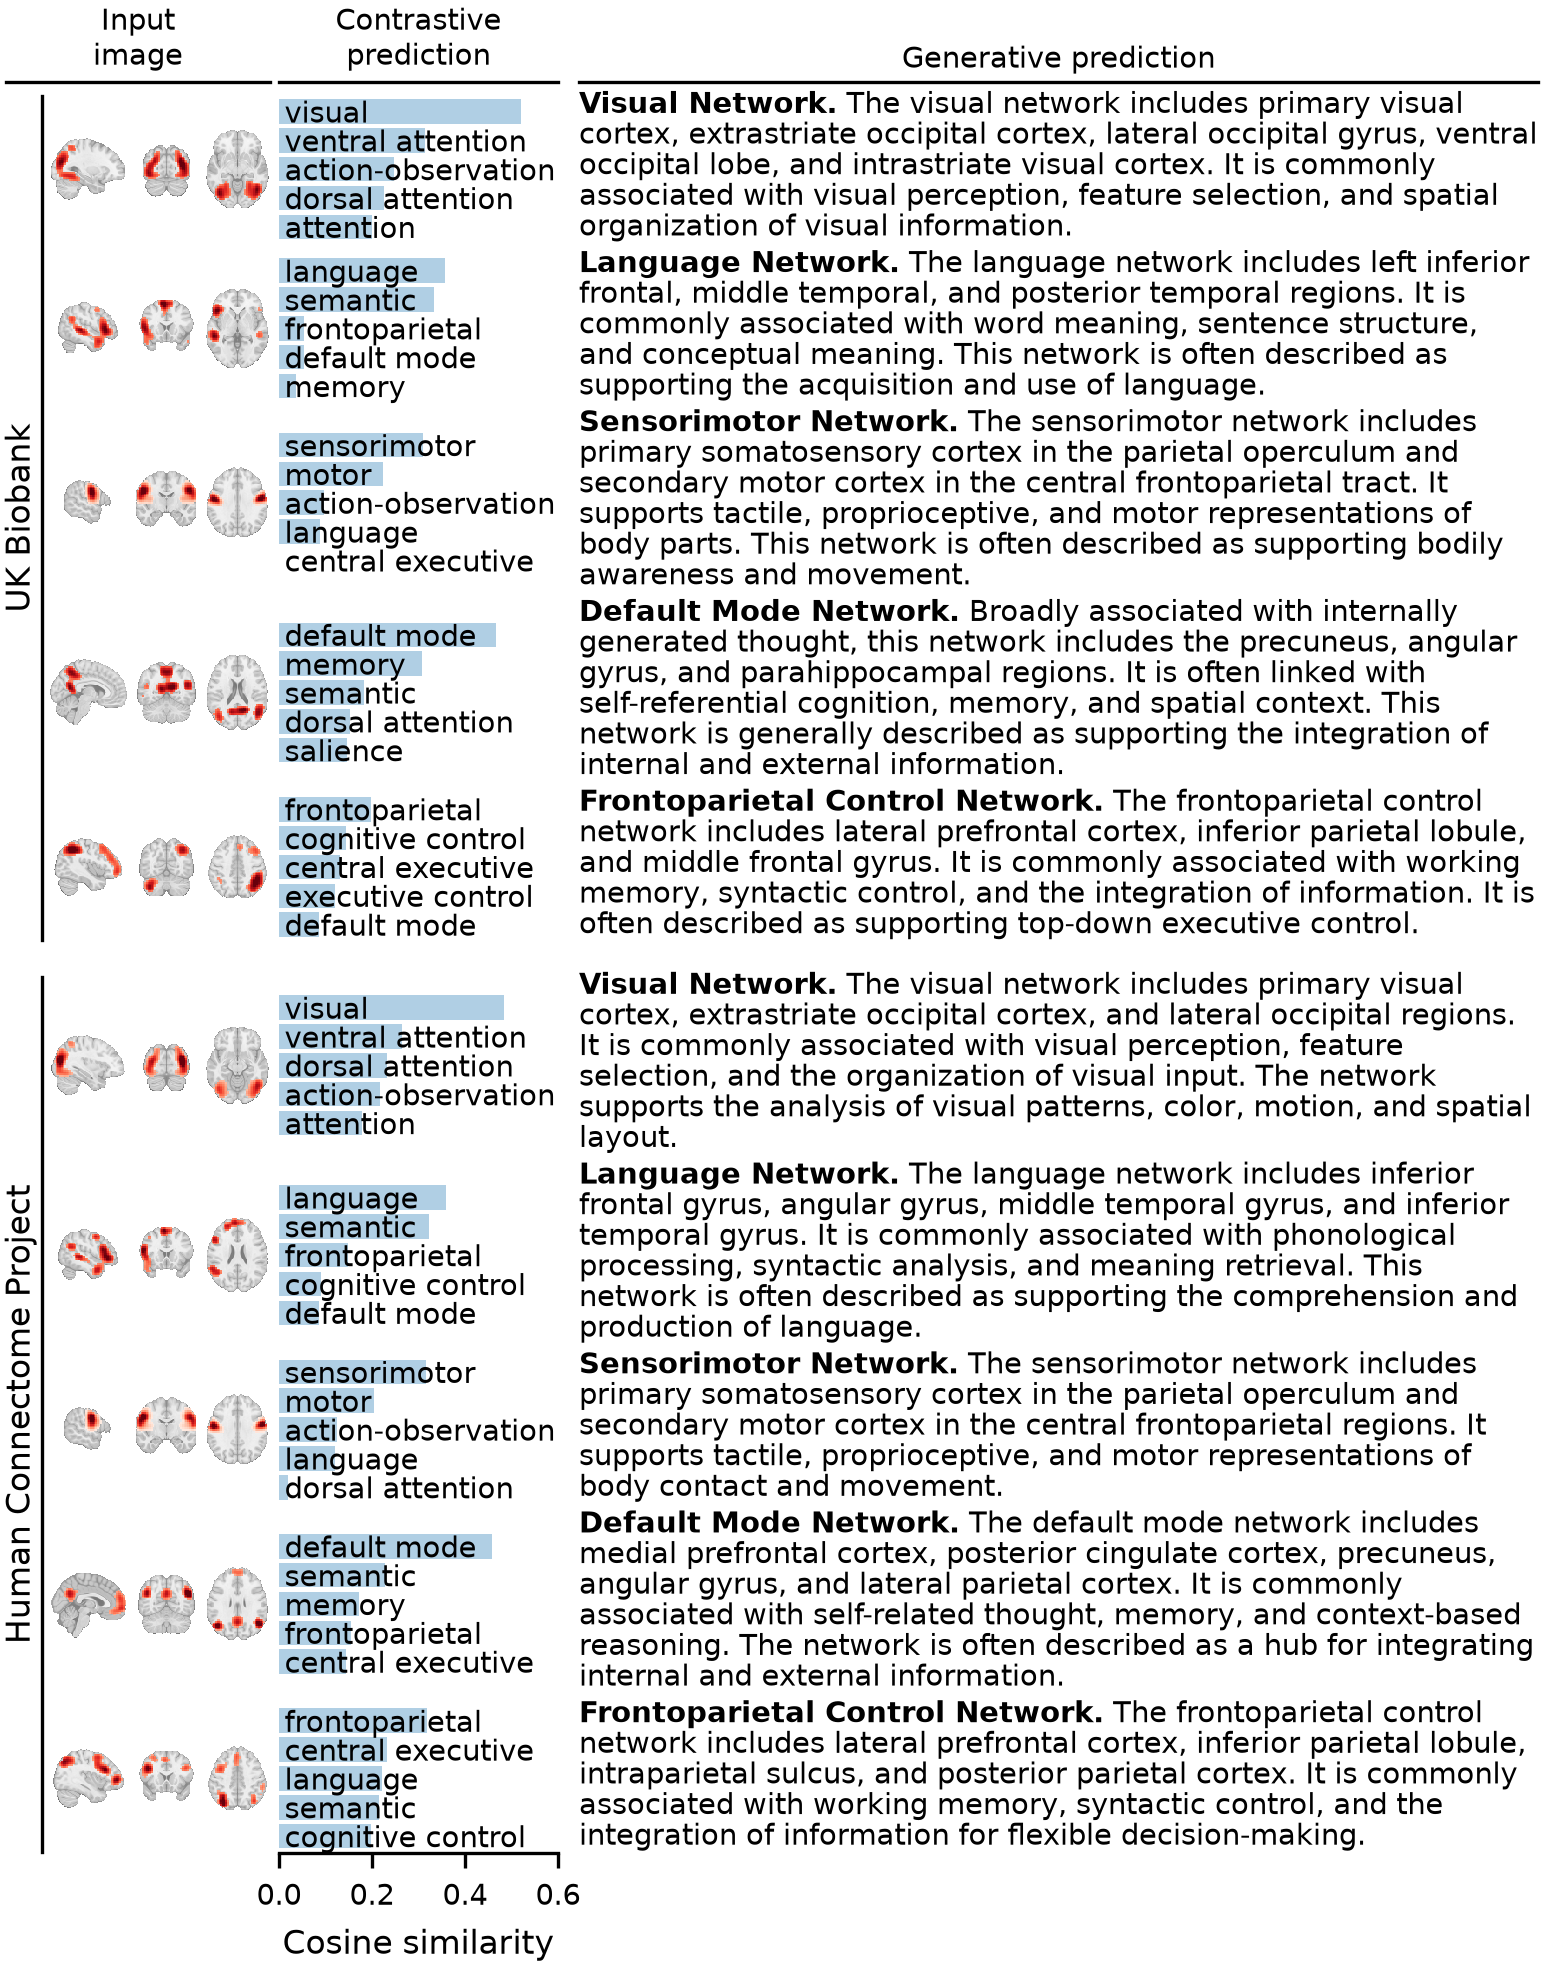

Write the Python code that produced this figure.
#!/usr/bin/env python
"""Fig. S4: contrastive and generative labels of UK Biobank and HCP ICA components (docs/figures/19_ica_networks.ipynb),
both cohorts on one page. The input maps show sagittal, coronal and axial slices, or with --views z one axial slice
(figS4_clip_ica_1slice).

    .venv/bin/python scripts/figures/main/figS4_clip_ica.py
    .venv/bin/python scripts/figures/main/figS4_clip_ica.py --views xyz
"""
from __future__ import annotations

import numpy as np
from _shared import (
    FIG_FULL_W, banner, cache_file, column_header, draw_brain_views, encode_texts,
    fig_parser, finalize, finish, free_gpu, get_logger, load_models, load_network_list, load_pt, make_nvlm, mask_vector,
    save_pt, select_device, split_generated, text_width_in, timed, to_device_batches, wrap_measured,
)

STEM = "figS4_clip_ica"
log = get_logger(STEM)
COHORTS = (("UKBICA", "UK Biobank"), ("HCPICA", "Human Connectome Project"))
NETS_REF = ("visual", "language", "sensorimotor", "default mode", "frontoparietal")  # one row each
MAP_W = {"z": 0.44, "xyz": 0.74}  # inches: input map column per --views
COMPONENTS = ("specter", "autoencoder", "proj_head_text_infonce", "proj_head_image_infonce", "qformer_canonical",
              "canonical_semantic_banks", "neuroqwen")

# the 17 label descriptions ("name [SEP] description" is encoded)
NETS = {
    "frontoparietal": (
        "A domain-general control network supporting flexible, goal-directed behavior (task set maintenance, rule switching, "
        "working-memory control, adaptive decision-making). Neuroanatomically centered on dorsolateral prefrontal cortex "
        "(middle frontal gyrus), inferior/superior parietal lobule and intraparietal sulcus, with contributions from dorsal "
        "premotor areas and midline control regions."
    ),
    "language": (
        "A left-lateralized network for speech perception/production and sentence-level comprehension (phonology, syntax, "
        "semantics, speech planning). Typically includes inferior frontal gyrus (Broca’s area: pars opercularis/triangularis), "
        "posterior superior temporal gyrus/sulcus, middle temporal gyrus, anterior temporal lobe, and angular gyrus, with white-matter "
        "support via arcuate/superior longitudinal fasciculus."
    ),
    "memory": (
        "A network supporting episodic memory encoding and retrieval (scene/context construction, recollection, consolidation). "
        "Anchored in the medial temporal lobe (hippocampus, parahippocampal/entorhinal cortex) and strongly coupled to posterior "
        "cingulate/precuneus, retrosplenial cortex, medial prefrontal cortex, and lateral parietal cortex."
    ),
    "motor": (
        "A network for planning, initiation, and execution of voluntary movements (motor sequencing, force control). Core nodes "
        "include primary motor cortex (precentral gyrus), supplementary motor area/pre-SMA, dorsal premotor cortex, with subcortical "
        "loops through basal ganglia and cerebellum."
    ),
    "action-observation": (
        "Often overlapping with the ‘mirror’ system, this network supports action understanding, imitation, and mapping observed actions "
        "to motor representations. Involves inferior frontal gyrus/ventral premotor cortex, inferior parietal lobule (supramarginal/angular), "
        "and posterior superior temporal sulcus as a key visual–biological motion hub."
    ),
    "reward": (
        "A network supporting valuation, reinforcement learning, and motivated behavior (prediction error, incentive salience, reward-guided choice). "
        "Includes ventral striatum/nucleus accumbens, ventromedial/orbitofrontal cortex, anterior cingulate cortex, amygdala, hippocampus, and midbrain "
        "dopaminergic regions (VTA/substantia nigra) with thalamic interactions."
    ),
    "semantic": (
        "A network for conceptual knowledge and meaning integration across modalities (word meaning, category knowledge, semantic control). "
        "Often includes anterior temporal lobe (semantic hub), middle/inferior temporal gyrus, angular gyrus, posterior superior temporal cortex, "
        "and inferior frontal gyrus for controlled semantic retrieval/selection."
    ),
    "sensorimotor": (
        "A network integrating somatosensory input with motor output (tactile perception, proprioception, sensorimotor coordination). "
        "Centered on precentral and postcentral gyri, paracentral lobule, SMA, and secondary somatosensory cortex (parietal operculum), "
        "with contributions from insula and cerebellum for integration and timing."
    ),
    "visual": (
        "A set of occipital and occipito-temporal systems supporting visual perception (low-level feature processing through higher-level object/scene processing). "
        "Includes primary visual cortex (calcarine sulcus/V1), extrastriate areas (V2–V5/MT), lateral occipital cortex, fusiform gyrus, and parahippocampal "
        "place area for scenes, often extending into intraparietal regions for visuospatial processing."
    ),
    "central executive": (
        "A classic control network for working memory, sustained attention, and top-down regulation of thought/action. Neuroanatomically overlaps strongly "
        "with frontoparietal control systems, emphasizing dorsolateral prefrontal cortex and posterior parietal cortex (IPS/SPL), with coordination via dorsal "
        "ACC/pre-SMA in demanding tasks."
    ),
    "cognitive control": (
        "A network implementing top-down control over perception and action (conflict monitoring, inhibition, rule implementation, error processing). "
        "Typically spans dorsolateral and ventrolateral prefrontal cortex, dorsal anterior cingulate cortex/pre-SMA, and posterior parietal cortex, "
        "with basal ganglia contributions for gating and action selection."
    ),
    "default mode": (
        "The default mode network supports internally oriented cognition (mind-wandering, autobiographical memory, self-referential thought, future simulation, "
        "social cognition). Core hubs include posterior cingulate cortex/precuneus and medial prefrontal cortex, with lateral parietal cortex (angular gyrus) "
        "and medial temporal lobe coupling (hippocampus/parahippocampal) depending on memory demands."
    ),
    "executive control": (
        "A network for executive functions like planning, set shifting, maintaining goals, and suppressing distractions. Neuroanatomically overlaps with "
        "frontoparietal/central executive systems (dlPFC and posterior parietal), often coordinating with dorsal ACC/pre-SMA for performance monitoring "
        "and with basal ganglia for action/response selection."
    ),
    "salience": (
        "A network that detects behaviorally relevant stimuli and coordinates switching between internal (DMN) and externally oriented control/attention systems "
        "(rapid orienting, interoception, threat detection). Anchored in anterior insula (especially right), dorsal anterior cingulate cortex, and subcortical "
        "nodes including amygdala, thalamus, and periaqueductal/midbrain regions."
    ),
    "attention": (
        "A broad term for systems supporting selective attention and attentional control (orienting, prioritizing sensory inputs, maintaining vigilance). "
        "Typically spans frontoparietal regions—frontal eye fields, intraparietal sulcus/superior parietal lobule—and interacts with ventral fronto-insular "
        "and temporoparietal regions depending on goal-driven vs. stimulus-driven demands."
    ),
    "ventral attention": (
        "A right-lateralized network for stimulus-driven reorienting to salient or unexpected events (circuit breaker for attention, target detection). "
        "Key nodes include temporoparietal junction, ventral frontal cortex (inferior/middle frontal gyrus), and anterior insula, interacting with sensory "
        "cortex to shift attention rapidly."
    ),
    "dorsal attention": (
        "A bilateral network for goal-directed, top-down allocation of attention (spatial orienting, sustained visuospatial attention, saccade planning). "
        "Centered on intraparietal sulcus/superior parietal lobule and frontal eye fields, with contributions from dorsal premotor regions and visual cortex "
        "for prioritized processing."
    ),
}


def parse_args():
    p = fig_parser("Fig. S4: HCP / UKB ICA component labelling.")
    p.add_argument("--num-beams", type=int, default=10)
    p.add_argument("--views", choices=sorted(MAP_W), default="xyz",
                   help="Slices of the input maps: xyz = sagittal, coronal and axial (default), z = one axial slice (_1slice).")
    return finalize(p.parse_args())


def apply_thresh(x: np.ndarray) -> np.ndarray:
    """|x| / 99.9th percentile, zero below the 95th percentile, clipped to 1 (per row)."""
    x = np.abs(x.copy())
    x = x / np.percentile(x, 99.9, axis=1)[:, None]
    x[x < np.percentile(x, 95.0, axis=1)[:, None]] = 0
    x[x > 1.0] = 1.0
    return x.astype("float32")


def compute(args, device):
    cache = cache_file(args, "figS4_panels")
    if cache.exists() and not args.force:
        log.info("cache hit %s", cache)
        return load_pt(cache)
    import torch
    import torch.nn.functional as F
    from nilearn.image import resample_to_img, smooth_img
    from _shared import load_masker

    refs = NETS_REF[: max(1, args.max_samples)] if args.max_samples else NETS_REF
    with timed("components + labels", log, args.cache_dir, stage=STEM):
        masker = load_masker()
        comps = load_network_list(include_only=[c for c, _ in COHORTS])
        mods = load_models(["specter", "autoencoder", "proj_head_text_infonce", "proj_head_image_infonce"], device,
                           args.model_dir, log)
        label_names = list(NETS.keys())
        e = encode_texts(mods["specter"], [f"{k} [SEP] {v}" for k, v in NETS.items()], batch_size=8)
        with torch.no_grad():
            labels_emb = F.normalize(mods["proj_head_text_infonce"](e.to(device)), dim=1).cpu()
        cohorts = {}
        for cohort, _ in COHORTS:  # resample -> smooth (12 mm) -> mask -> apply_thresh = the model input
            items = [(name, img) for atlas, name, img in comps if atlas == cohort]
            raw = np.stack([mask_vector(masker, smooth_img(resample_to_img(img, masker.mask_img, force_resample=True,
                                                                             copy_header=True), fwhm=12))
                            for _, img in items])
            thr = apply_thresh(raw)
            lat = to_device_batches(mods["autoencoder"].encoder, thr, device, batch_size=32)
            with torch.no_grad():
                emb = F.normalize(mods["proj_head_image_infonce"](lat.to(device)), dim=1).cpu()
            cos = (emb @ labels_emb.T).numpy()
            top = cos.argmax(1)
            rows = []
            for ref in refs:  # the component with the highest similarity among those whose top label is ref
                r = label_names.index(ref)
                cand = np.flatnonzero(top == r)
                if len(cand) == 0:
                    log.warning("%s: no component has '%s' as its top label; row skipped", cohort, ref)
                    continue
                j = int(cand[np.argmax(cos[cand, r])])
                order = np.argsort(-cos[j])[:5]
                rows.append({"ref": ref, "component": items[j][0], "index": j,
                             "top_labels": [label_names[k] for k in order], "top_sims": cos[j, order].tolist(),
                             "input_map": thr[j]})
            cohorts[cohort] = rows
        del mods
        free_gpu()
    with timed("generation", log, args.cache_dir, stage=STEM, num_beams=args.num_beams):
        nvlm = make_nvlm(device, args.model_dir, log)
        for cohort, rows in cohorts.items():
            if not rows:
                continue
            X = torch.from_numpy(np.stack([r["input_map"] for r in rows]))
            out = nvlm.brain(X).generate_text(seed=123, basis="network", canonical_basis="all", do_sample=False,
                                              num_beams=args.num_beams, max_new_tokens=128, projection_temp=0.05,
                                              repetition_penalty=1.1)
            out = [out] if isinstance(out, str) else list(out)
            for r, text in zip(rows, out):
                r["generated"] = text
        del nvlm
        free_gpu()
    payload = {"cohorts": cohorts, "label_names": label_names, "refs": list(refs)}
    save_pt(cache, payload)
    return payload


def peak_cut(img, axis: int = 2) -> float:
    """The slice along axis (0 x, 1 y, 2 z; mm) holding the most drawn activation of img."""
    v = np.clip(np.nan_to_num(np.asarray(img.get_fdata(), dtype=float)), 0, None)
    k = int(np.argmax(v.sum(axis=tuple(a for a in range(3) if a != axis))))
    return float(img.affine[axis, axis] * k + img.affine[axis, 3])  # diagonal affine (the masker's MNI grid)


def run_in_lines(title: str | None, body: str, *, font_pt: float, width_in: float) -> tuple[str | None, float, list[str]]:
    """Bold run-in title ('Title.') followed by the wrapped body: (head, indent of the first body line in inches,
    body lines). Never truncates."""
    if not title:
        return None, 0.0, wrap_measured(body, width_in, font_pt)
    head = f"{title}."
    indent = text_width_in(head, font_pt, "bold") + text_width_in("x x", font_pt) - text_width_in("xx", font_pt)
    words, first = body.split(), ""
    while words and text_width_in(f"{first} {words[0]}".strip(), font_pt) <= width_in - indent:
        first = f"{first} {words.pop(0)}".strip()
    return head, indent, [first] + wrap_measured(" ".join(words), width_in, font_pt)


def render(args, payload):
    """Both cohorts on one page: per network row the input map (args.views, each the slice with the most activation),
    the top-5 contrastive labels and the complete generated text with its title run in."""
    import matplotlib.pyplot as plt
    from matplotlib.lines import Line2D
    from _shared import load_masker

    plt.rcParams["savefig.bbox"] = "standard"  # the saved figure is exactly FIG_FULL_W wide
    masker = load_masker()
    fs = args.font_size
    # inches: cohort label | input map | bars | text (the rest)
    fig_w = FIG_FULL_W
    x0, label_w = 0.02, 0.14
    widths, col_gaps = [MAP_W[args.views], 0.93], [0.03, 0.07]
    widths.append(fig_w - x0 - label_w - 0.02 - sum(widths) - sum(col_gaps))
    line_spacing = 1.05  # the page also holds the section heading and the caption
    lh_in = fs / 72.0 * line_spacing
    pad, header_h, group_gap, axis_h, min_h = 0.02, 0.3, 0.08, 0.35, 0.5  # min_h: the five bars
    cohorts = [(c, t, payload["cohorts"].get(c, [])) for c, t in COHORTS]
    texts = {c: [run_in_lines(*split_generated(r["generated"]), font_pt=fs, width_in=widths[2]) for r in rows]
             for c, _, rows in cohorts}
    row_h = {c: [max(len(t[2]) * lh_in, min_h) + pad for t in texts[c]] for c, _, _ in cohorts}
    fig_h = header_h + sum(sum(h) for h in row_h.values()) + group_gap * (len(cohorts) - 1) + axis_h
    fig = plt.figure(figsize=(fig_w, fig_h))
    # one bar axis for both cohorts, wide enough for the largest similarity
    all_sims = [s for _, _, rs in cohorts for r in rs for s in r["top_sims"]]
    x_max = max(0.5, float(np.ceil(max(all_sims, default=0.5) / 0.1 - 1e-9)) * 0.1)
    xs, x = [], x0 + label_w
    for w, g in zip(widths, col_gaps + [0.0]):
        xs.append((x / fig_w, w / fig_w))
        x += w + g
    for ci, lab in enumerate(("Input\nimage", "Contrastive\nprediction", "Generative prediction")):
        x_lo = x0 / fig_w if ci == 0 else xs[ci][0]
        column_header(fig, x_lo, xs[ci][0] + xs[ci][1], 1 - (header_h - 0.05) / fig_h, lab, size_delta=-1)
    dump, y_top_in = {}, fig_h - header_h
    last = max(i for i, (_, _, rs) in enumerate(cohorts) if rs)
    for gi, (cohort, title, rows) in enumerate(cohorts):
        if not rows:
            continue
        group_h = sum(row_h[cohort])
        fig.text((x0 + 0.05) / fig_w, (y_top_in - group_h / 2) / fig_h, title, rotation=90, ha="center", va="center",
                 fontsize=fs + 1)
        fig.add_artist(Line2D([(x0 + 0.12) / fig_w] * 2, [(y_top_in - group_h + pad) / fig_h, (y_top_in - pad) / fig_h],
                              transform=fig.transFigure, color="black", lw=0.8))
        dump[cohort] = []
        for ri, r in enumerate(rows):
            h_in = row_h[cohort][ri]
            y_mid = y_top_in - h_in / 2
            img = masker.inverse_transform(r["input_map"])
            coords = [peak_cut(img, a) if v in args.views else 0.0 for a, v in enumerate("xyz")]
            # map and bars the same size in every row, centred in it
            draw_brain_views(fig, img, (x0 + label_w, y_mid - min_h / 2, widths[0], min_h), views=args.views,
                             cut_coords=coords, threshold=1e-3, vmin=0.0, vmax=1.0)
            bar_h = min_h
            ax = fig.add_axes([xs[1][0], (y_mid - bar_h / 2) / fig_h, xs[1][1], bar_h / fig_h])
            sims = np.clip(np.asarray(r["top_sims"]), 0, None)
            ypos = np.arange(len(sims))[::-1]
            ax.barh(ypos, sims, height=0.85, color="C0", alpha=0.35)
            for yv, lab in zip(ypos, r["top_labels"]):  # centred on the bar's midline (descenders hang below)
                ax.text(0.012, yv, lab, ha="left", va="center_baseline", fontsize=fs, color="black")
            ax.set_xlim(0, x_max)
            ax.set_xticks(np.arange(0.0, x_max + 1e-9, 0.2))
            ax.set_ylim(-0.6, len(sims) - 0.4)
            ax.set_yticks([])
            ax.spines["left"].set_visible(False)
            ax.tick_params(axis="x", labelsize=fs)
            if gi == last and ri == len(rows) - 1:
                ax.set_xlabel("Cosine similarity")
            else:
                ax.set_xticklabels([])
                ax.spines["bottom"].set_visible(False)
                ax.tick_params(axis="x", length=0)
            # complete generated text, top-aligned, one baseline per line
            head, indent, lines = texts[cohort][ri]
            ax = fig.add_axes([xs[2][0], (y_top_in - h_in) / fig_h, xs[2][1], h_in / fig_h])
            ax.set_axis_off()
            ax.set_xlim(0, widths[2])
            ax.set_ylim(-h_in, 0)
            base = -0.8 * fs / 72.0
            if head:
                ax.text(0, base, head, ha="left", va="baseline", fontsize=fs, fontweight="bold")
            for li, line in enumerate(lines):
                ax.text(indent if li == 0 else 0, base - li * lh_in, line, ha="left", va="baseline", fontsize=fs)
            dump[cohort].append({k: v for k, v in r.items() if k != "input_map"} |
                                {"generated_lines_in_figure": len(lines), "view": args.views,
                                 "cut_coords": [float(c) for c in coords]})
            y_top_in -= h_in
        y_top_in -= group_gap
    return fig, dump


def main():
    args = parse_args()
    banner(log, args, STEM)
    device = select_device(args.device)
    payload = compute(args, device)
    with timed("render", log, args.cache_dir, stage=STEM):
        fig, rows = render(args, payload)
        finish(fig, STEM if args.views == "xyz" else f"{STEM}_1slice", args, log, components=COMPONENTS,
               text_dump={"text_in_figure": "complete (no truncation)", "cohorts": rows})


if __name__ == "__main__":
    main()
